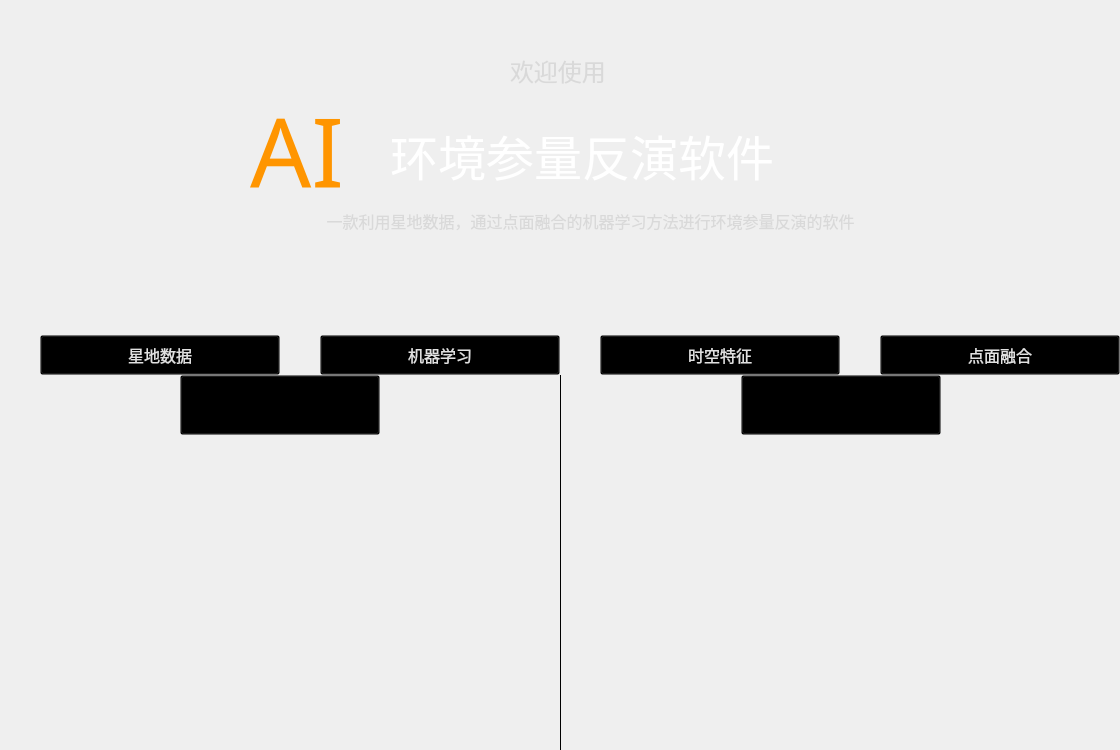
<?xml version="1.0" encoding="UTF-8"?>
<ui version="4.0">
 <class>Form</class>
 <widget class="QWidget" name="Form">
  <property name="geometry">
   <rect>
    <x>0</x>
    <y>0</y>
    <width>1120</width>
    <height>750</height>
   </rect>
  </property>
  <property name="minimumSize">
   <size>
    <width>1120</width>
    <height>750</height>
   </size>
  </property>
  <property name="maximumSize">
   <size>
    <width>1120</width>
    <height>750</height>
   </size>
  </property>
  <property name="windowTitle">
   <string>欢迎</string>
  </property>
  <property name="windowIcon">
   <iconset resource="../images.qrc">
    <normaloff>:/welcome_pane/images/main_pane_icon.png</normaloff>:/welcome_pane/images/main_pane_icon.png</iconset>
  </property>
  <property name="styleSheet">
   <string notr="true"/>
  </property>
  <layout class="QGridLayout" name="gridLayout">
   <property name="leftMargin">
    <number>0</number>
   </property>
   <property name="topMargin">
    <number>0</number>
   </property>
   <property name="rightMargin">
    <number>0</number>
   </property>
   <property name="bottomMargin">
    <number>0</number>
   </property>
   <property name="spacing">
    <number>0</number>
   </property>
   <item row="1" column="1">
    <widget class="Line" name="line">
     <property name="windowModality">
      <enum>Qt::NonModal</enum>
     </property>
     <property name="frameShadow">
      <enum>QFrame::Plain</enum>
     </property>
     <property name="lineWidth">
      <number>0</number>
     </property>
     <property name="midLineWidth">
      <number>0</number>
     </property>
     <property name="orientation">
      <enum>Qt::Vertical</enum>
     </property>
    </widget>
   </item>
   <item row="1" column="0">
    <widget class="QWidget" name="left_qw" native="true">
     <property name="layoutDirection">
      <enum>Qt::LeftToRight</enum>
     </property>
     <layout class="QGridLayout" name="gridLayout_2">
      <property name="leftMargin">
       <number>0</number>
      </property>
      <property name="topMargin">
       <number>0</number>
      </property>
      <property name="rightMargin">
       <number>0</number>
      </property>
      <property name="bottomMargin">
       <number>0</number>
      </property>
      <property name="spacing">
       <number>0</number>
      </property>
      <item row="0" column="0">
       <widget class="QLabel" name="label_5">
        <property name="text">
         <string/>
        </property>
       </widget>
      </item>
      <item row="0" column="1">
       <widget class="QToolButton" name="model_train_btn">
        <property name="sizePolicy">
         <sizepolicy hsizetype="Fixed" vsizetype="Fixed">
          <horstretch>0</horstretch>
          <verstretch>0</verstretch>
         </sizepolicy>
        </property>
        <property name="minimumSize">
         <size>
          <width>200</width>
          <height>60</height>
         </size>
        </property>
        <property name="maximumSize">
         <size>
          <width>16777215</width>
          <height>16777215</height>
         </size>
        </property>
        <property name="styleSheet">
         <string notr="true">QToolButton{
	background-color:transparent;
	font: 87 20pt &quot;思源宋体 CN Heavy&quot;;
}
QToolButton:hover{
	color:qlineargradient(spread:pad, x1:0, y1:1, x2:0, y2:0, stop:0 rgba(0, 0, 0, 255), stop:0.05 rgba(14, 8, 73, 255), stop:0.36 rgba(28, 17, 145, 255), stop:0.6 rgba(126, 14, 81, 255), stop:0.75 rgba(234, 11, 11, 255), stop:0.79 rgba(244, 70, 5, 255), stop:0.86 rgba(255, 136, 0, 255), stop:0.935 rgba(239, 236, 55, 255));
}
QToolButton:pressed{

}</string>
        </property>
        <property name="text">
         <string>模型训练</string>
        </property>
        <property name="icon">
         <iconset resource="../images.qrc">
          <normaloff>:/train_pane/images/model_train.png</normaloff>:/train_pane/images/model_train.png</iconset>
        </property>
        <property name="iconSize">
         <size>
          <width>40</width>
          <height>40</height>
         </size>
        </property>
        <property name="toolButtonStyle">
         <enum>Qt::ToolButtonTextBesideIcon</enum>
        </property>
       </widget>
      </item>
      <item row="0" column="2">
       <widget class="QLabel" name="label_6">
        <property name="text">
         <string/>
        </property>
       </widget>
      </item>
      <item row="1" column="0" colspan="3">
       <widget class="QWidget" name="train_recent_qw" native="true">
        <property name="sizePolicy">
         <sizepolicy hsizetype="Expanding" vsizetype="Preferred">
          <horstretch>0</horstretch>
          <verstretch>0</verstretch>
         </sizepolicy>
        </property>
       </widget>
      </item>
     </layout>
    </widget>
   </item>
   <item row="1" column="2">
    <widget class="QWidget" name="right_qw" native="true">
     <layout class="QGridLayout" name="gridLayout_3">
      <property name="leftMargin">
       <number>0</number>
      </property>
      <property name="topMargin">
       <number>0</number>
      </property>
      <property name="rightMargin">
       <number>0</number>
      </property>
      <property name="bottomMargin">
       <number>0</number>
      </property>
      <property name="spacing">
       <number>0</number>
      </property>
      <item row="0" column="0">
       <widget class="QLabel" name="label_7">
        <property name="text">
         <string/>
        </property>
       </widget>
      </item>
      <item row="0" column="1">
       <widget class="QToolButton" name="model_predict_btn">
        <property name="sizePolicy">
         <sizepolicy hsizetype="Fixed" vsizetype="Fixed">
          <horstretch>0</horstretch>
          <verstretch>0</verstretch>
         </sizepolicy>
        </property>
        <property name="minimumSize">
         <size>
          <width>200</width>
          <height>60</height>
         </size>
        </property>
        <property name="maximumSize">
         <size>
          <width>16777215</width>
          <height>16777215</height>
         </size>
        </property>
        <property name="styleSheet">
         <string notr="true">QToolButton{
	background-color:transparent;
	font: 87 20pt &quot;思源宋体 CN Heavy&quot;;
}
QToolButton:hover{
	color:qlineargradient(spread:pad, x1:0, y1:0, x2:0, y2:1, stop:0 rgba(0, 0, 0, 255), stop:0.05 rgba(14, 8, 73, 255), stop:0.36 rgba(28, 17, 145, 255), stop:0.6 rgba(126, 14, 81, 255), stop:0.75 rgba(234, 11, 11, 255), stop:0.79 rgba(244, 70, 5, 255), stop:0.86 rgba(255, 136, 0, 255), stop:0.935 rgba(239, 236, 55, 255));
}
QToolButton:pressed{

}</string>
        </property>
        <property name="text">
         <string>模型推理</string>
        </property>
        <property name="icon">
         <iconset resource="../images.qrc">
          <normaloff>:/predict_pane/images/model_predict.png</normaloff>:/predict_pane/images/model_predict.png</iconset>
        </property>
        <property name="iconSize">
         <size>
          <width>40</width>
          <height>40</height>
         </size>
        </property>
        <property name="toolButtonStyle">
         <enum>Qt::ToolButtonTextBesideIcon</enum>
        </property>
        <property name="arrowType">
         <enum>Qt::NoArrow</enum>
        </property>
       </widget>
      </item>
      <item row="0" column="2">
       <widget class="QLabel" name="label_8">
        <property name="text">
         <string/>
        </property>
       </widget>
      </item>
      <item row="1" column="0" colspan="3">
       <widget class="QWidget" name="predict_recent_qw" native="true">
        <property name="sizePolicy">
         <sizepolicy hsizetype="Expanding" vsizetype="Preferred">
          <horstretch>0</horstretch>
          <verstretch>0</verstretch>
         </sizepolicy>
        </property>
       </widget>
      </item>
     </layout>
    </widget>
   </item>
   <item row="0" column="0" colspan="3">
    <widget class="QWidget" name="top_qw" native="true">
     <property name="styleSheet">
      <string notr="true">QWidget#top_qw{
	border-image: url(:/welcome_pane/images/background2.jpg);
}
</string>
     </property>
     <widget class="QLabel" name="label">
      <property name="geometry">
       <rect>
        <x>250</x>
        <y>90</y>
        <width>131</width>
        <height>121</height>
       </rect>
      </property>
      <property name="font">
       <font>
        <family>Algerian</family>
        <pointsize>72</pointsize>
       </font>
      </property>
      <property name="styleSheet">
       <string notr="true">QLabel{
	
	color: rgb(255, 149, 0);
	background-color:transparent;
}



</string>
      </property>
      <property name="text">
       <string>AI</string>
      </property>
     </widget>
     <widget class="QLabel" name="label_2">
      <property name="geometry">
       <rect>
        <x>390</x>
        <y>110</y>
        <width>531</width>
        <height>91</height>
       </rect>
      </property>
      <property name="font">
       <font>
        <family>站酷高端黑</family>
        <pointsize>36</pointsize>
       </font>
      </property>
      <property name="styleSheet">
       <string notr="true">color: rgb(255, 255, 255);</string>
      </property>
      <property name="text">
       <string>环境参量反演软件</string>
      </property>
     </widget>
     <widget class="QLabel" name="label_3">
      <property name="geometry">
       <rect>
        <x>510</x>
        <y>50</y>
        <width>121</width>
        <height>41</height>
       </rect>
      </property>
      <property name="font">
       <font>
        <family>华文楷体</family>
        <pointsize>18</pointsize>
       </font>
      </property>
      <property name="styleSheet">
       <string notr="true">color: rgb(217, 217, 217);</string>
      </property>
      <property name="text">
       <string>欢迎使用</string>
      </property>
     </widget>
     <widget class="QLabel" name="label_4">
      <property name="geometry">
       <rect>
        <x>260</x>
        <y>190</y>
        <width>661</width>
        <height>61</height>
       </rect>
      </property>
      <property name="font">
       <font>
        <family>华文楷体</family>
        <pointsize>12</pointsize>
       </font>
      </property>
      <property name="styleSheet">
       <string notr="true">color: rgb(217, 217, 217);</string>
      </property>
      <property name="text">
       <string>一款利用星地数据，通过点面融合的机器学习方法进行环境参量反演的软件</string>
      </property>
      <property name="alignment">
       <set>Qt::AlignCenter</set>
      </property>
     </widget>
     <widget class="QToolButton" name="toolButton">
      <property name="geometry">
       <rect>
        <x>0</x>
        <y>335</y>
        <width>280</width>
        <height>40</height>
       </rect>
      </property>
      <property name="font">
       <font>
        <family>华文楷体</family>
        <pointsize>12</pointsize>
       </font>
      </property>
      <property name="styleSheet">
       <string notr="true">QToolButton{
	color: rgb(225, 225, 225);
	background-color: transparent;
	margin-left: 40px;
}
QToolButton:hover{
	
}
QToolButton:clicked{

}
</string>
      </property>
      <property name="text">
       <string>星地数据</string>
      </property>
      <property name="icon">
       <iconset resource="../images.qrc">
        <normaloff>:/welcome_pane/images/星地链接.png</normaloff>:/welcome_pane/images/星地链接.png</iconset>
      </property>
      <property name="iconSize">
       <size>
        <width>25</width>
        <height>25</height>
       </size>
      </property>
      <property name="toolButtonStyle">
       <enum>Qt::ToolButtonTextBesideIcon</enum>
      </property>
     </widget>
     <widget class="QToolButton" name="toolButton_2">
      <property name="geometry">
       <rect>
        <x>280</x>
        <y>335</y>
        <width>280</width>
        <height>40</height>
       </rect>
      </property>
      <property name="font">
       <font>
        <family>华文楷体</family>
        <pointsize>12</pointsize>
       </font>
      </property>
      <property name="styleSheet">
       <string notr="true">QToolButton{
	color: rgb(225, 225, 225);
	background-color: transparent;
	margin-left: 40px;
}
QToolButton:hover{
	
}
QToolButton:clicked{

}
</string>
      </property>
      <property name="text">
       <string>机器学习</string>
      </property>
      <property name="icon">
       <iconset resource="../images.qrc">
        <normaloff>:/welcome_pane/images/机器学习 (1).png</normaloff>:/welcome_pane/images/机器学习 (1).png</iconset>
      </property>
      <property name="iconSize">
       <size>
        <width>25</width>
        <height>25</height>
       </size>
      </property>
      <property name="toolButtonStyle">
       <enum>Qt::ToolButtonTextBesideIcon</enum>
      </property>
     </widget>
     <widget class="QToolButton" name="toolButton_3">
      <property name="geometry">
       <rect>
        <x>560</x>
        <y>335</y>
        <width>280</width>
        <height>40</height>
       </rect>
      </property>
      <property name="font">
       <font>
        <family>华文楷体</family>
        <pointsize>12</pointsize>
       </font>
      </property>
      <property name="styleSheet">
       <string notr="true">QToolButton{
	color: rgb(225, 225, 225);
	background-color: transparent;
	margin-left: 40px;
}
QToolButton:hover{
	
}
QToolButton:clicked{

}
</string>
      </property>
      <property name="text">
       <string>时空特征</string>
      </property>
      <property name="icon">
       <iconset resource="../images.qrc">
        <normaloff>:/welcome_pane/images/时空-空间.png</normaloff>:/welcome_pane/images/时空-空间.png</iconset>
      </property>
      <property name="iconSize">
       <size>
        <width>25</width>
        <height>25</height>
       </size>
      </property>
      <property name="toolButtonStyle">
       <enum>Qt::ToolButtonTextBesideIcon</enum>
      </property>
     </widget>
     <widget class="QToolButton" name="toolButton_4">
      <property name="geometry">
       <rect>
        <x>840</x>
        <y>335</y>
        <width>280</width>
        <height>40</height>
       </rect>
      </property>
      <property name="font">
       <font>
        <family>华文楷体</family>
        <pointsize>12</pointsize>
       </font>
      </property>
      <property name="styleSheet">
       <string notr="true">QToolButton{
	color: rgb(225, 225, 225);
	background-color: transparent;
	margin-left: 40px;
}
QToolButton:hover{
	
}
QToolButton:clicked{

}
</string>
      </property>
      <property name="text">
       <string>点面融合</string>
      </property>
      <property name="icon">
       <iconset resource="../images.qrc">
        <normaloff>:/welcome_pane/images/波点面板.png</normaloff>:/welcome_pane/images/波点面板.png</iconset>
      </property>
      <property name="iconSize">
       <size>
        <width>25</width>
        <height>25</height>
       </size>
      </property>
      <property name="toolButtonStyle">
       <enum>Qt::ToolButtonTextBesideIcon</enum>
      </property>
     </widget>
    </widget>
   </item>
  </layout>
 </widget>
 <resources>
  <include location="../images.qrc"/>
 </resources>
 <connections/>
</ui>
